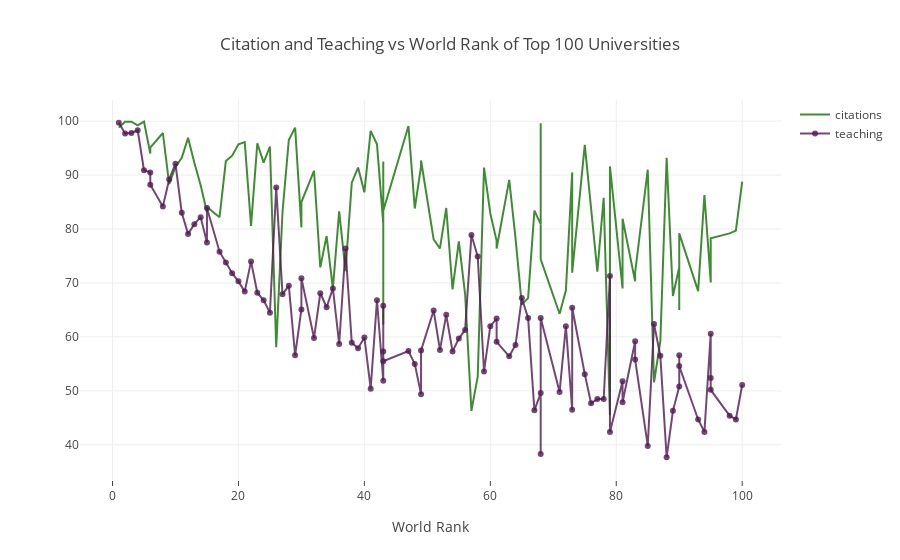

This figure's notebook cell:
### Code cell
data = [trace1, trace2]
layout = dict(title = "Citation and Teaching vs World Rank of Top 100 Universities",
             xaxis = dict(title= 'World Rank', ticklen= 5, zeroline=False))
fig = dict(data = data, layout = layout)
iplot(fig)

### Figure 1 — Plotly figure (JSON) as saved in the notebook; plotly's stock layout.template omitted (floating-point values rounded to 4 significant figures)
{"data": [{"marker": {"color": "rgba(16, 112, 2, 0.8)"}, "mode": "lines", "name": "citations", "text": ["Harvard University", "California Institute of Technology", "Massachusetts Institute of Technology", "Stanford University", "Princeton University", "University of Cambridge", "University of Oxford", "University of California, Berkeley", "Imperial College London", "Yale University", "University of California, Los Angeles", "University of Chicago", "Johns Hopkins University", "Cornell University", "ETH Zurich – Swiss Federal Institute of Technology Zurich", "University of Michigan", "University of Toronto", "Columbia University", "University of Pennsylvania", "Carnegie Mellon University", "University of Hong Kong", "University College London", "University of Washington", "Duke University", "Northwestern University", "University of Tokyo", "Georgia Institute of Technology", "Pohang University of Science and Technology", "University of California, Santa Barbara", "University of British Columbia", "University of North Carolina at Chapel Hill", "University of California, San Diego", "University of Illinois at Urbana-Champaign", "National University of Singapore", "McGill University", "University of Melbourne", "Peking University", "Washington University in St Louis", "École Polytechnique", "University of Edinburgh", "Hong Kong University of Science and Technology", "École Normale Supérieure", "Australian National University", "Karolinska Institute", "University of Göttingen", "University of Wisconsin", "Rice University", "École Polytechnique Fédérale de Lausanne", "University of California, Irvine", "University of Science and Technology of China", "Vanderbilt University", "University of Minnesota", "Tufts University", "University of California, Davis", "Brown University", "University of Massachusetts", "Kyoto University", "Tsinghua University", "Boston University", "New York University", "Emory University", "LMU Munich", "University of Notre Dame", "University of Pittsburgh", "Case Western Reserve University", "Ohio State University", "University of Colorado Boulder", "University of Bristol", "University of California, Santa Cruz", "Yeshiva University", "University of Sydney", "University of Virginia", "University of Adelaide", "University of Southern California", "William & Mary", "Trinity College Dublin", "King’s College London", "Stony Brook University", "Korea Advanced Institute of Science and Technology (KAIST)", "University of Sussex", "The University of Queensland", "University of York", "Heidelberg University", "University of Utah", "Durham University", "London School of Economics and Political Science", "University of Manchester", "Royal Holloway, University of London", "Lund University", "University of Southampton", "University of Zurich", "Wake Forest University", "McMaster University", "University College Dublin", "George Washington University", "University of Arizona", "University of Basel", "University of Maryland, College Park", "Dartmouth College", "École Normale Supérieure de Lyon"], "type": "scatter", "uid": "37e6bad7-ad05-4ad9-8d3c-7413ddacff96", "x": ["1", "2", "3", "4", "5", "6", "6", "8", "9", "10", "11", "12", "13", "14", "15", "15", "17", "18", "19", "20", "21", "22", "23", "24", "25", "26", "27", "28", "29", "30", "30", "32", "33", "34", "35", "36", "37", "38", "39", "40", "41", "42", "43", "43", "43", "43", "47", "48", "49", "49", "51", "52", "53", "54", "55", "56", "57", "58", "59", "60", "61", "61", "63", "64", "65", "66", "67", "68", "68", "68", "71", "72", "73", "73", "75", "76", "77", "78", "79", "79", "81", "81", "83", "83", "85", "86", "87", "88", "89", "90", "90", "90", "93", "94", "95", "95", "95", "98", "99", "100"], "y": [98.8, 99.9, 99.9, 99.2, 99.9, 94, 95.1, 97.8, 88.3, 91.5, 93.2, 96.9, 92.3, 88.1, 83.1, 84.1, 82.2, 92.6, 93.6, 95.7, 96.1, 80.6, 95.9, 92.3, 95.3, 58.1, 83.2, 96.5, 98.8, 80.3, 85, 90.8, 72.9, 78.7, 69, 83.3, 72.2, 88.6, 91.4, 86.8, 98.2, 95.7, 81, 62.3, 92.5, 83.4, 99.1, 83.8, 91.6, 92.7, 78.1, 76.4, 83.9, 68.8, 77.7, 67.9, 46.3, 52.7, 91.4, 82.9, 77.8, 76.4, 89.1, 78.3, 66, 67.2, 83.4, 80.9, 99.6, 74.4, 64.3, 68.6, 90.5, 71.9, 95.6, 84.4, 72.1, 85.8, 45.5, 91.6, 69, 81.9, 70.3, 72, 91, 51.6, 59.2, 93.2, 67.6, 72.9, 65, 79.2, 68.5, 86.3, 70.2, 70.1, 78.3, 79.2, 79.7, 88.8]}, {"marker": {"color": "rgba(80, 26, 80, 0.8)"}, "mode": "lines+markers", "name": "teaching", "text": ["Harvard University", "California Institute of Technology", "Massachusetts Institute of Technology", "Stanford University", "Princeton University", "University of Cambridge", "University of Oxford", "University of California, Berkeley", "Imperial College London", "Yale University", "University of California, Los Angeles", "University of Chicago", "Johns Hopkins University", "Cornell University", "ETH Zurich – Swiss Federal Institute of Technology Zurich", "University of Michigan", "University of Toronto", "Columbia University", "University of Pennsylvania", "Carnegie Mellon University", "University of Hong Kong", "University College London", "University of Washington", "Duke University", "Northwestern University", "University of Tokyo", "Georgia Institute of Technology", "Pohang University of Science and Technology", "University of California, Santa Barbara", "University of British Columbia", "University of North Carolina at Chapel Hill", "University of California, San Diego", "University of Illinois at Urbana-Champaign", "National University of Singapore", "McGill University", "University of Melbourne", "Peking University", "Washington University in St Louis", "École Polytechnique", "University of Edinburgh", "Hong Kong University of Science and Technology", "École Normale Supérieure", "Australian National University", "Karolinska Institute", "University of Göttingen", "University of Wisconsin", "Rice University", "École Polytechnique Fédérale de Lausanne", "University of California, Irvine", "University of Science and Technology of China", "Vanderbilt University", "University of Minnesota", "Tufts University", "University of California, Davis", "Brown University", "University of Massachusetts", "Kyoto University", "Tsinghua University", "Boston University", "New York University", "Emory University", "LMU Munich", "University of Notre Dame", "University of Pittsburgh", "Case Western Reserve University", "Ohio State University", "University of Colorado Boulder", "University of Bristol", "University of California, Santa Cruz", "Yeshiva University", "University of Sydney", "University of Virginia", "University of Adelaide", "University of Southern California", "William & Mary", "Trinity College Dublin", "King’s College London", "Stony Brook University", "Korea Advanced Institute of Science and Technology (KAIST)", "University of Sussex", "The University of Queensland", "University of York", "Heidelberg University", "University of Utah", "Durham University", "London School of Economics and Political Science", "University of Manchester", "Royal Holloway, University of London", "Lund University", "University of Southampton", "University of Zurich", "Wake Forest University", "McMaster University", "University College Dublin", "George Washington University", "University of Arizona", "University of Basel", "University of Maryland, College Park", "Dartmouth College", "École Normale Supérieure de Lyon"], "type": "scatter", "uid": "a17709fc-a0e5-416e-ac4d-500a1d99f879", "x": ["1", "2", "3", "4", "5", "6", "6", "8", "9", "10", "11", "12", "13", "14", "15", "15", "17", "18", "19", "20", "21", "22", "23", "24", "25", "26", "27", "28", "29", "30", "30", "32", "33", "34", "35", "36", "37", "38", "39", "40", "41", "42", "43", "43", "43", "43", "47", "48", "49", "49", "51", "52", "53", "54", "55", "56", "57", "58", "59", "60", "61", "61", "63", "64", "65", "66", "67", "68", "68", "68", "71", "72", "73", "73", "75", "76", "77", "78", "79", "79", "81", "81", "83", "83", "85", "86", "87", "88", "89", "90", "90", "90", "93", "94", "95", "95", "95", "98", "99", "100"], "y": [99.7, 97.7, 97.8, 98.3, 90.9, 90.5, 88.2, 84.2, 89.2, 92.1, 83, 79.1, 80.9, 82.2, 77.5, 83.9, 75.8, 73.8, 71.8, 70.3, 68.4, 74, 68.2, 66.8, 64.5, 87.7, 67.9, 69.5, 56.6, 65.1, 70.9, 59.8, 68.1, 65.5, 69, 58.7, 76.4, 58.9, 57.9, 59.9, 50.4, 66.8, 51.9, 65.8, 57.3, 55.5, 57.4, 55, 49.4, 57.5, 64.9, 57.6, 64.1, 57.3, 59.7, 61.3, 78.9, 74.9, 53.6, 62, 63.4, 59.1, 56.4, 58.5, 67.2, 63.5, 46.4, 49.6, 38.3, 63.5, 49.8, 62, 46.5, 65.4, 53.1, 47.7, 48.5, 48.5, 71.3, 42.4, 51.8, 47.9, 59.2, 55.8, 39.8, 62.4, 56.5, 37.7, 46.3, 50.8, 56.6, 54.6, 44.7, 42.4, 60.6, 52.4, 50.2, 45.4, 44.7, 51.1]}], "layout": {"title": {"text": "Citation and Teaching vs World Rank of Top 100 Universities"}, "xaxis": {"ticklen": 5, "title": {"text": "World Rank"}, "zeroline": false}}}
